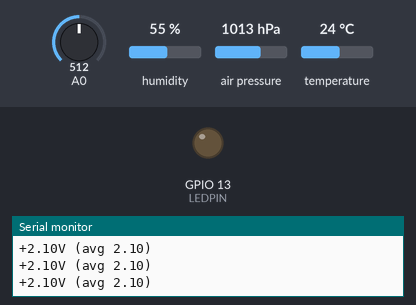
A sketch run on a simulated ESP8266 (NodeMCU). Parts: output pins drawn as LEDs (lit = HIGH), the last lines printed to the serial monitor. The test bench sets the inputs (shaded band); at power-on: A0 = 512, humidity 55 %, air pressure 1013 hPa, temperature 24 °C. WiFi joins after 1.5 s; servers stay silent unless stated; uploads are accepted with an empty reply.

Above: at 32.0 s.
At 63.1 s:
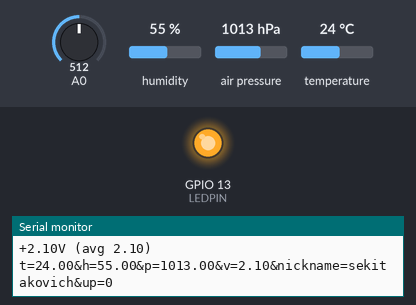
Timing chart, 0 to 83.0 s (numbered marks = the images above):
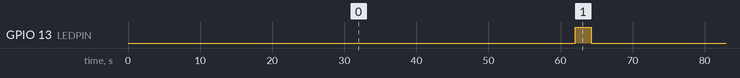

The sketch:

WROOM02_bme280_withAdafruitLibs.ino
```cpp
#include <Wire.h>
#include <SPI.h>
#include <Adafruit_Sensor.h>
#include <Adafruit_BME280.h>
#include <ESP8266WiFi.h>
#include <Ticker.h>
extern "C" {
#include "user_interface.h"
}

Adafruit_BME280 bme; // I2C
Ticker ticker;

#define DELAYMS (1000 * 60 * 1)
#define LEDPIN (13)

#define VS 10
static unsigned int upCount = 0L;

static unsigned int counter = 0;
static float vSamples[VS] = {0};
static float voltage = 0.0;

void measureVoltage(){
  unsigned int a;
  float sum = 0.0;
  int adcv =  system_adc_read(); // from TOUT (4.2V - 470K - 150K - GND)
  float v = (float)adcv / (1024/4.2);

  vSamples[counter%VS] = v;
  counter++;
  unsigned int ooo = (counter<VS? counter:VS);
  for(a=0; a<ooo; a++){
    sum += vSamples[a];
  }
  voltage = sum / ooo;

  String info = "+" + String(v) + "V (avg " + String(voltage) +")";
  Serial.println(info);
}

void setup() {
  Serial.begin(115200);
  Serial.println("Start collection");

  pinMode(LEDPIN, OUTPUT);

  char *ssid = "ms101";
  char *password = "sekitakovich";

  wifi_set_sleep_type(LIGHT_SLEEP_T);

  WiFi.begin(ssid, password);
  while (WiFi.status() != WL_CONNECTED) {
    delay(1000 * 1);
    Serial.print(".");
  }
  Serial.println("");

  bme.begin(0x76);

  ticker.attach(1.0 * 5, measureVoltage);
}

void loop() {
  delay(DELAYMS);

  float t = bme.readTemperature();
  float p = bme.readPressure() / 100.0F;
  float h = bme.readHumidity();
//  float v = 0.0;
//
//  int adcv =  system_adc_read(); // from TOUT (4.2V - 470K - 150K - GND)
//  v = (float)adcv / (1024/4.2);

  float v = voltage;

  digitalWrite(LEDPIN, HIGH);

  String nickname = "sekitakovich";
  String info = "t=" + String(t) + "&h=" +  String(h) + "&p=" + String(p) + "&v=" + String(v) + "&nickname=" + nickname + "&up="+ upCount++;
  Serial.println(info);

  char *host = "www.klabo.co.jp";
  WiFiClient client;
  int httpPort = 80;
  if (client.connect(host, httpPort)) {
    String url = String("/tph.php?")  + info;
    client.print(String("GET ") + url + " HTTP/1.1\r\n" + "Host: " + host + "\r\n" + "Connection: close\r\n\r\n");

    delay(1000);

    while (client.available()) {
      String line = client.readStringUntil('\r');
      Serial.print(line);
    }
  }

  digitalWrite(LEDPIN, LOW);
}
```

Measured:
- by itself, GPIO 13 (LEDPIN): alternates HIGH for 2.3 s and LOW for 60.0 s
